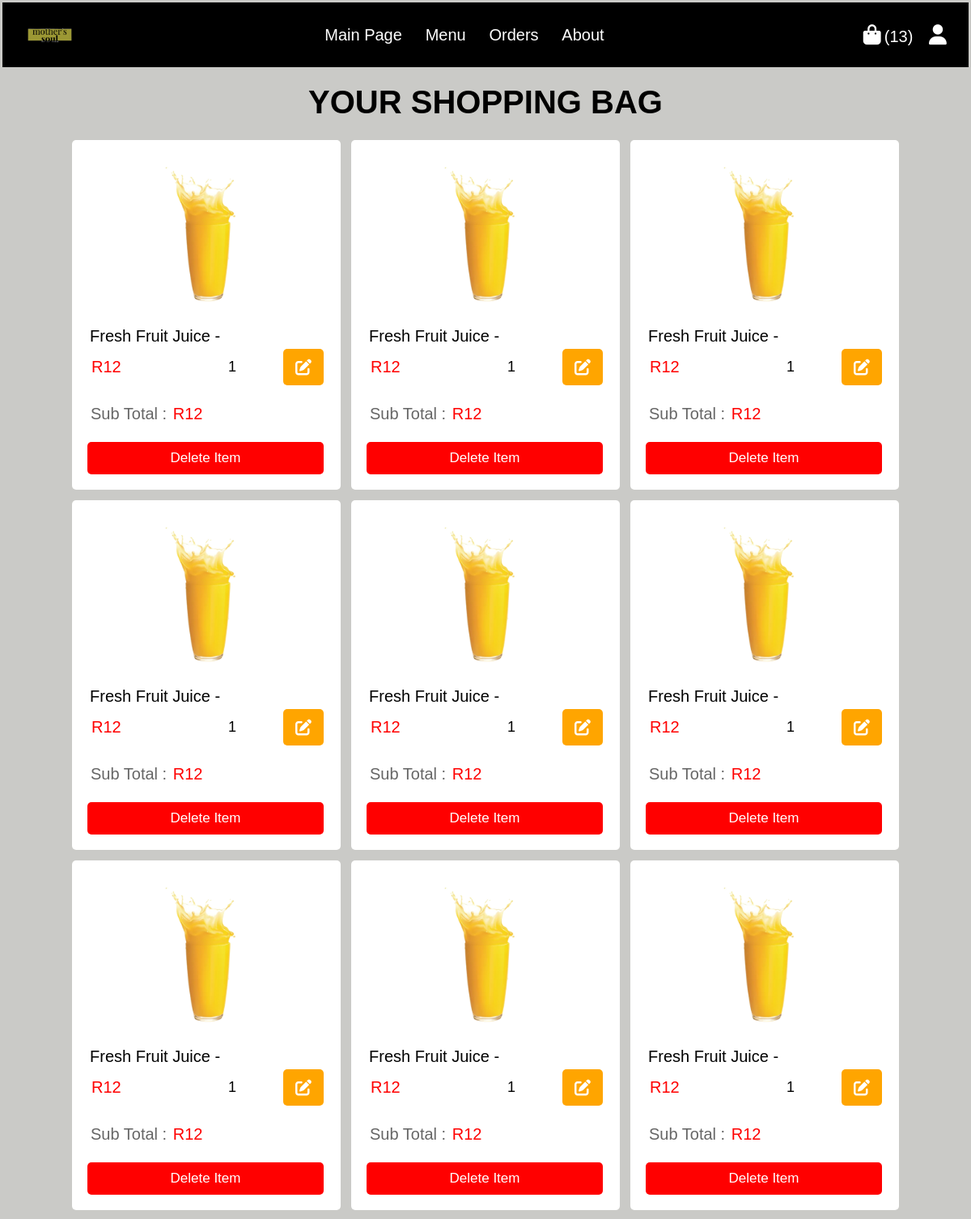
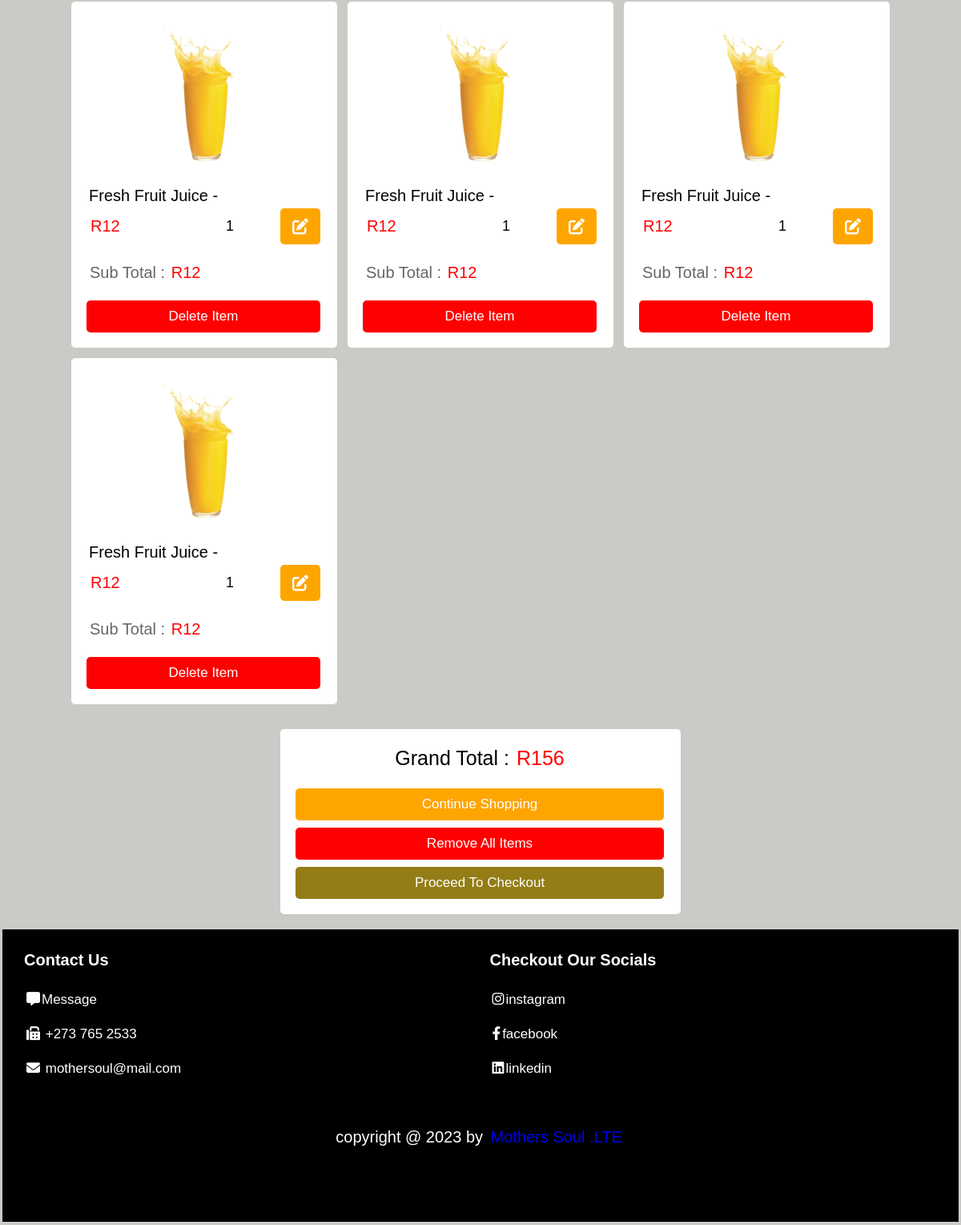
The page /user/bag.php (signed in) on the database its author committed (2 pictures, top to bottom).
### tables this page shows
CREATE TABLE `bag` (
  `id` int(100) NOT NULL,
  `user_id` int(100) NOT NULL,
  `item_id` int(100) NOT NULL,
  `name` varchar(20) NOT NULL,
  `price` int(10) NOT NULL,
  `quantity` int(10) NOT NULL,
  `img` varchar(100) NOT NULL
);

### user/bag.php (the view, shortened to what this page needs)
<?php
include '../framework/connection.php';
?>
<!DOCTYPE html>
<html lang="en">
<head>
   <link rel="stylesheet" href="https://cdnjs.cloudflare.com/ajax/libs/font-awesome/6.1.1/css/all.min.css">
   <link rel="stylesheet" href="../css/style.css">
</head>
<body>
<?php include 'header.php'; ?>
<section class="items shopping-bag">
   <h3 class="heading">Your Shopping Bag</h3>
   <div class="box-container">
   <?php
      $grand_total = 0;
      $select_bag = $conn->prepare("SELECT * FROM `bag` WHERE user_id = ?");
      $select_bag->execute([$user_id]);
      if($select_bag->rowCount() > 0){
         while($fetch_bag = $select_bag->fetch(PDO::FETCH_ASSOC)){
   ?>
   <form action="" method="post" class="box">
      <img src="../item_img/<?= $fetch_bag['img']; ?>" alt="">
      <div class="name"><?= $fetch_bag['name']; ?></div>
      <div class="flex">
         <div class="price">R<?= $fetch_bag['price']; ?></div>
         <input type="number" name="qty" class="qty" min="1" max="99" onkeypress="if(this.value.length == 2) return false;" value="<?= $fetch_bag['quantity']; ?>">
         <button type="submit" class="fas fa-edit" name="update_qty"></button>
      </div>
      <div class="sub-total"> Sub Total : <span>R<?= $sub_total = ($fetch_bag['price'] * $fetch_bag['quantity']); ?></span> </div>
      <input type="submit" value="delete item" onclick="return confirm('Remove from bag?');" class="delete-btn" name="delete">
   </form>
   <?php
   $grand_total += $sub_total;
      }
   }else{
      echo '<p class="empty">your bag is empty</p>';
   }
   ?>
   </div>
   <div class="bag-total">
      <p>Grand Total : <span>R<?= $grand_total; ?></span></p>
      <a href="../menu.php" class="option-btn">Continue Shopping</a>
      <a href="bag.php?delete_all" class="delete-btn <?= ($grand_total > 1)?'':'disabled'; ?>" onclick="return confirm('Remove all from bag?');">Remove all items</a>
      <a href="checkout.php" class="btn <?= ($grand_total > 1)?'':'disabled'; ?>">proceed to checkout</a>
   </div>
</section>
<?php include '../framework/footer.php'; ?>
</body>
</html>

### css/style.css (style rules this page uses)
* { font-family: 'Garamond', sans-serif; margin: -1px; padding: 3px; box-sizing: border-box; outline: none; border: none; text-decoration: none; }
html { font-size: 62.5%; overflow-x: hidden; }
body { background-color: rgb(202, 202, 199); }
section { padding:2rem; max-width: 1200px; margin:0 auto; }
.heading { font-size: 4rem; color:black; margin-bottom: 2rem; text-align: center; text-transform: uppercase; }
.btn, .delete-btn, .option-btn { display: block; width: 100%; margin-top: 1rem; border-radius: .5rem; padding:1rem 3rem; font-size: 1.7rem; text-transform: capitalize; color:white; cursor: pointer; text-align: center; }
.btn { background-color: #947d17; }
.option-btn { background-color: orange; }
.delete-btn { background-color: red; }
img { width: 100px; height: 100px; display: block; }
.items .box-container { display: grid; grid-template-columns: repeat(auto-fit, 33rem); gap:1.5rem; justify-content: center; align-items: flex-start; }
.items .box-container .box { position: relative; background-color: white; box-shadow: rgba(0,0,1,.1); border-radius: .5rem; border:black; padding:2rem; overflow: hidden; }
.items .box-container .box img { height: 20rem; width: 100%; object-fit: contain; margin-bottom: 1rem; }
.items .box-container .box .name { font-size: 2rem; color:black; }
.items .box-container .box .flex { display: flex; align-items: center; gap:1rem; }
.items .box-container .box .flex .qty { width: 7rem; padding:1rem; border:black; font-size: 1.8rem; color:black; border-radius: .5rem; }
.items .box-container .box .flex .price { font-size: 2rem; color:red; margin-right: auto; }
.shopping-bag .fa-edit { height: 4.5rem; border-radius: .5rem; background-color: orange; width: 5rem; font-size: 2rem; color:white; cursor: pointer; }
.shopping-bag .sub-total { margin:2rem 0; font-size: 2rem; color:#666; }
.shopping-bag .sub-total span { color:red; }
.bag-total { max-width: 50rem; margin:0 auto; margin-top: 3rem; background-color: white; border:black; border-radius: .5rem;; padding:2rem; text-align: center; }
.bag-total p { font-size: 2.5rem; color:black; margin-bottom: 2rem; }
.bag-total p span { color:red; }

### rows shown on the page
bag: img (picture), name "Fresh Fruit Juice -", price "12", qty "1", $sub_total=($fetch_bag['price']*$fetch_bag['quantity']) "12"
bag: img (picture), name "Fresh Fruit Juice -", price "12", qty "1", $sub_total=($fetch_bag['price']*$fetch_bag['quantity']) "12"
bag: img (picture), name "Fresh Fruit Juice -", price "12", qty "1", $sub_total=($fetch_bag['price']*$fetch_bag['quantity']) "12"
bag: img (picture), name "Fresh Fruit Juice -", price "12", qty "1", $sub_total=($fetch_bag['price']*$fetch_bag['quantity']) "12"
bag: img (picture), name "Fresh Fruit Juice -", price "12", qty "1", $sub_total=($fetch_bag['price']*$fetch_bag['quantity']) "12"
bag: img (picture), name "Fresh Fruit Juice -", price "12", qty "1", $sub_total=($fetch_bag['price']*$fetch_bag['quantity']) "12"
bag: img (picture), name "Fresh Fruit Juice -", price "12", qty "1", $sub_total=($fetch_bag['price']*$fetch_bag['quantity']) "12"
bag: img (picture), name "Fresh Fruit Juice -", price "12", qty "1", $sub_total=($fetch_bag['price']*$fetch_bag['quantity']) "12"
bag: img (picture), name "Fresh Fruit Juice -", price "12", qty "1", $sub_total=($fetch_bag['price']*$fetch_bag['quantity']) "12"
bag: img (picture), name "Fresh Fruit Juice -", price "12", qty "1", $sub_total=($fetch_bag['price']*$fetch_bag['quantity']) "12"
bag: img (picture), name "Fresh Fruit Juice -", price "12", qty "1", $sub_total=($fetch_bag['price']*$fetch_bag['quantity']) "12"
bag: img (picture), name "Fresh Fruit Juice -", price "12", qty "1", $sub_total=($fetch_bag['price']*$fetch_bag['quantity']) "12"
bag: img (picture), name "Fresh Fruit Juice -", price "12", qty "1", $sub_total=($fetch_bag['price']*$fetch_bag['quantity']) "12"

### other values the page prints
$total_bag_counts "13"
$grand_total "156"
